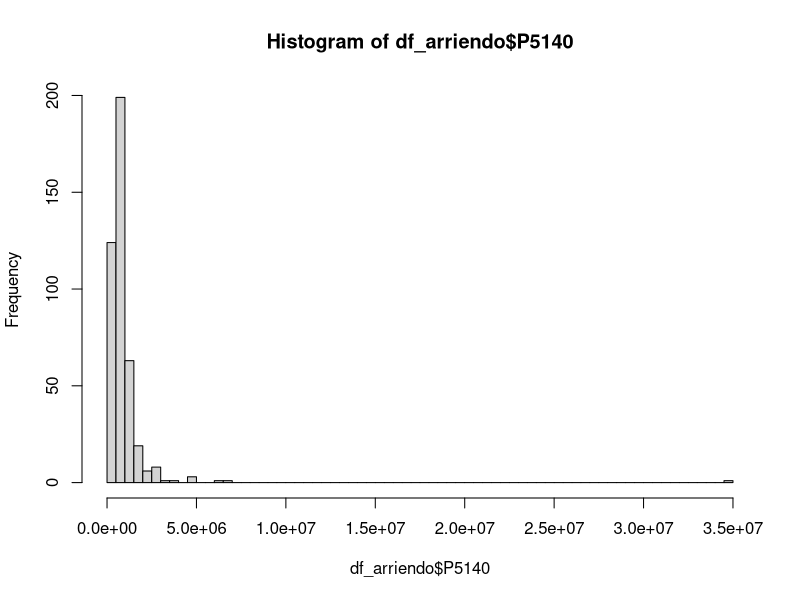

The R script that drew this image:
## ---- chunk 1
knitr::opts_chunk$set(echo = TRUE)
## ---- chunk 2
library(dplyr)
count(data.frame(nombre = c("Juan", "Ana"), edad = c(20, 30)))
## ---- chunk 3
edad <- c(17, 25, 28, 29, 31, 35, 40, 50, 60)
probs <- c(0.1, 0.25, 0.5, 0.75, 0.9)
quantile(edad, probs=probs) 
## ---- chunk 4
edad <- c(17, 25, 28, 29, 31, 35, 40, 50, 60)
quantile(edad, 0.25)
median(edad)
quantile(edad, 0.75)

## ---- chunk 5
library(readr)
library(dplyr)
datos <- read_csv2("Datos del hogar y la vivienda_ene.CSV")
## ---- chunk 6
df_arriendo <- filter(datos, P5090 %in% 3 & DPTO == "11") 
# df_arriendo <- dplyr::filter(datos, P5090 == 3 & DPTO == "11") 

## ---- chunk 7
summary(df_arriendo$P5140)
## ---- chunk 8
quantile(df_arriendo$P5140, seq(0, 1, 0.05))
## ---- chunk 9
sd(df_arriendo$P5140)
mad(df_arriendo$P5140)
## ---- chunk 10
sd(df_arriendo$P5140) / mean(df_arriendo$P5140) * 100
## ---- chunk 11
hist(df_arriendo$P5140, breaks = 50)
## ---- chunk 12
df_propietarios <- filter(datos, P5090 %in% 1:2 & DPTO == "11") 
mean(df_propietarios$P5110)
